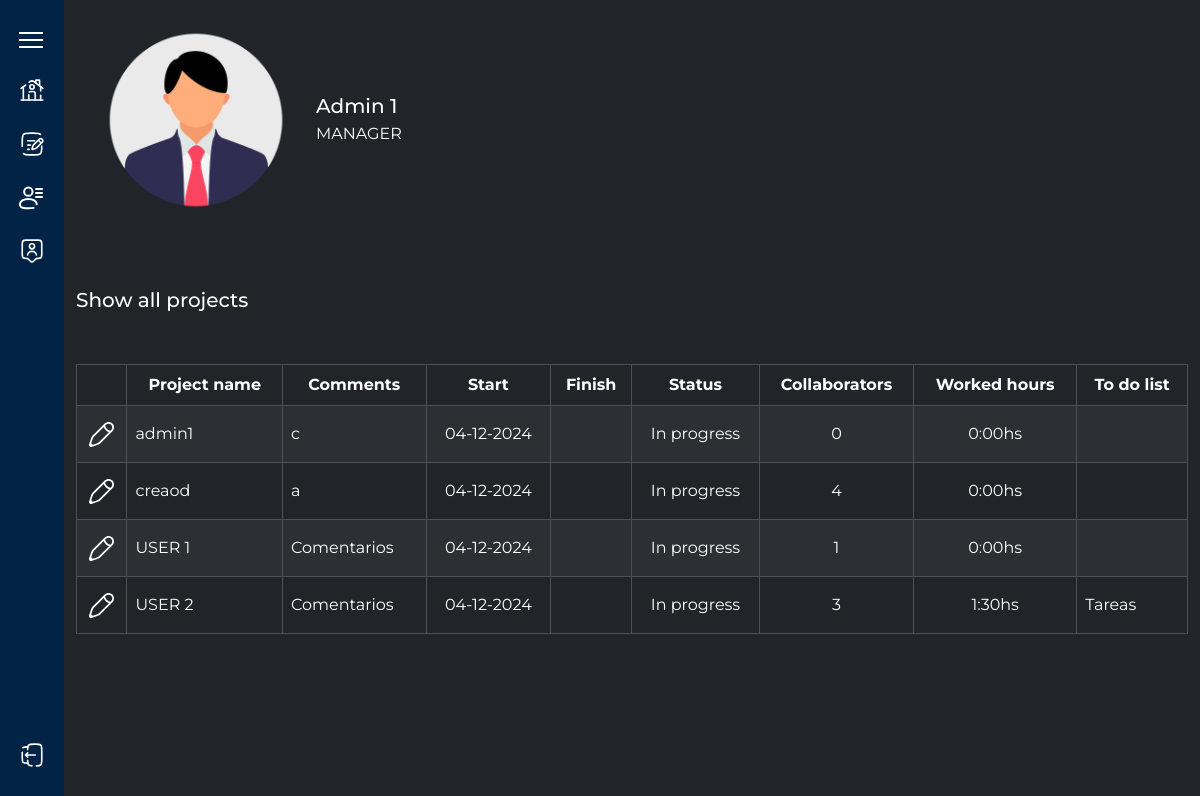
The page / on the database its author committed.
### tables this page shows
CREATE TABLE users (
                    id INTEGER PRIMARY KEY AUTOINCREMENT,
                    name TEXT NOT NULL,
                    last_name TEXT NOT NULL,
                    position TEXT NOT NULL,
                    email TEXT NOT NULL UNIQUE,
                    role BOOLEAN DEFAULT 1,  -- 1 means user, 0 means admin,
                    profile_picture TEXT
        );

CREATE TABLE projects (
                id INTEGER PRIMARY KEY AUTOINCREMENT,
                project_name TEXT NOT NULL,
                comments TEXT,
                start DATE NOT NULL DEFAULT CURRENT_DATE,
                finish DATE DEFAULT NULL,
                status BOOLEAN DEFAULT 1,  -- 1 means In Progress, 0 means Finished,
                worked_hours INTEGER DEFAULT 0,
                worked_minutes INTEGER DEFAULT 0,
                to_do_list TEXT,
                creator_id INTEGER NOT NULL,
                assigned_id INTEGER DEFAULT NULL,
                FOREIGN KEY(creator_id) REFERENCES users(id) ON DELETE CASCADE
            );

### src/app.py (the view)
@app.route('/')
def home():
    db = get_db_connection()
    email = "admin@example.com"
    project_service = ProjectService(db)
    user_service = UserService(db)
    user = user_service.get_user_by_email(email)
    users = user_service.get_all_users()
    all_projects = project_service.get_user_projects(user['id'], user['role'])
    print(all_projects)
    db.close()
    return render_template('home.html', page='home', all_projects=all_projects, users=users, user=user)

### src/app.py (called while the page is built)
def get_db_connection():
    conn = connect('database.db')
    conn.row_factory = sqlite3.Row
    return conn

### src/services/project_collaborators_service.py (called while the page is built)
    def get_all_projects_collaborators(self):
        cursor = self.db.cursor()
        cursor.execute('SELECT * FROM project_collaborators')
        return cursor.fetchall()

    def get_projects_collaborators_by_user(self, user_id):
        cursor = self.db.cursor()
        cursor.execute('SELECT * FROM project_collaborators WHERE collaborator_id = ?', (user_id,))
        return cursor.fetchall()

### src/services/project_service.py (called while the page is built)
    def get_projects_by_id(self, project_ids):
        cursor = self.db.cursor()
        if not project_ids:
            return []  # Retornar lista vacía si no hay IDs
        placeholders = ','.join('?' for _ in project_ids)
        query = f'SELECT * FROM projects WHERE id IN ({placeholders})'
        cursor = self.db.cursor()
        cursor.execute(query, project_ids)
        return cursor.fetchall()

    def get_projects_by_user(self, user_id):
        cursor = self.db.cursor()
        cursor.execute('SELECT * FROM projects WHERE creator_id = ?', (user_id,))
        return cursor.fetchall()

    def get_projects_assigned_to_user(self, user_id):
        cursor = self.db.cursor()
        cursor.execute('SELECT * FROM projects WHERE creator_id = ? AND assigned_id != ?', (user_id, user_id))
        return cursor.fetchall()

    def map_project_collaborators(self, projects, projects_collaborators):
        project_collaborators_map = {}
        for pc in projects_collaborators:
            project_id = pc['project_id']
            collaborator_id = pc['collaborator_id']
            if project_id not in project_collaborators_map:
                project_collaborators_map[project_id] = []
            project_collaborators_map[project_id].append(collaborator_id)
        for project in projects:
            project['collaborators'] = project_collaborators_map.get(project['id'], [])
        return projects

### src/services/user_service.py (called while the page is built)
    def get_all_users(self):
        cursor = self.db.cursor()
        cursor.execute('SELECT * FROM users')
        return cursor.fetchall()

    def get_user_by_email(self, email):
        cursor = self.db.cursor()
        cursor.execute('SELECT * FROM users WHERE email = ?', (email,))
        return cursor.fetchone()

### src/templates/home.html (shortened to what this page needs)
{% extends 'index.html' %}
{% block content_home %}
    {% block base_sidebar %}
        {% include "base_sidebar.html" %}
    {% endblock base_sidebar %}
    <div class="container-fluid">
        <div class="row align-items-center">
            <div class="col-md-6 d-flex align-items-center">
                <div class="profile-icon">
                    <img src="{{ url_for('static', filename='img/profile-img.png') }}" alt="" class="rounded-circle profile-img">
                </div>
                <div>
                    <div class="h5 mb-1">
                        {{ user.name ~ ' ' ~ user.last_name }}
                    </div>
                    <div>
                        {{ user.position }}
                    </div>
                </div>
            </div>
        </div>
    </div>
    <div class="container-fluid pt-5">
        <div class="row align-items-center">
            <div class="col-md-6 d-flex align-items-center">
                {% if page == 'home' %}
                    <div class="h5 mb-1">
                        Show all projects
                    </div>
                {% elif page == 'users' %}
                    <div class="h5 mb-1">
                        Show all users
                    </div>
                {% elif page == 'assigned_projects' %}
                    <div class="h5 mb-1">
                        Show all assigned projects
                    </div>
                {% endif %}
            </div>
        </div>
    </div>
    {% if page == 'home' %}
        {% block content_table %}
            {% include "table-projects.html" %}
        {% endblock content_table %}
    {% elif page == 'users' %}
        {% block content_table_user %}
            {% include "table-users.html" %}
        {% endblock content_table_user %}
    {% elif page == 'projects_user' %}
        {% block content_table_projects_user %}
            {% include "table-projects-user.html" %}
        {% endblock content_table_projects_user %}
    {% elif page == 'assigned_projects' %}
        {% block content_table_assigned_projects %}
            {% include "table-assigned-projects.html" %}
        {% endblock content_table_assigned_projects %}
    {% endif %}
{% endblock content_home %}

### src/templates/table-projects.html (shortened to what this page needs)
{% block content_table %}
    <div class="container-fluid py-5">
        <div class="row align-items-center">
            <div class="col-12 table-responsive">
                <table class="table table-bordered table-striped table-dark mx-auto bg-black">
                    <thead>
                        <tr>
                            <th scope="col"></th>
                            <th scope="col" class="text-center align-middle">Project name</th>
                            <th scope="col" class="text-center align-middle">Comments</th>
                            <th scope="col" class="text-center align-middle">Start</th>
                            <th scope="col" class="text-center align-middle">Finish</th>
                            <th scope="col" class="text-center align-middle">Status</th>
                            <th scope="col" class="text-center align-middle">Collaborators</th>
                            <th scope="col" class="text-center align-middle">Worked hours</th>
                            <th scope="col" class="text-center align-middle">To do list</th>
                        </tr>
                    </thead>
                    <tbody>
                        {% for project in all_projects %}
                                <tr>
                                    <td>
                                        <a href="#" class="text-primary fw-bold text-decoration-none" data-menu="{{ project.id }}" onclick="toggleMenu(event, '{{ project.id }}')">
                                            <div class="d-flex justify-content-center align-items-center align-middle" style="height: 2.5rem;">
                                                <img src="{{ url_for('static', filename='img/menu-icon.svg') }}" alt="">
                                            </div>
                                        </a>
                                    </td>
                                    <td class="align-middle">{{ project.project_name }}</td>
                                    <td class="align-middle">{{ project.comments }}</td>
                                    <td class="text-center align-middle">{{ project.start }}</td>
                                    <td class="text-center align-middle">
                                    </td>
                                    <td class="text-center align-middle">
                                        {% if project.status == 1 %}
                                            In progress
                                        {% elif project.status == 0 %}
                                            Finished
                                        {% else %}
                                            Unknown
                                        {% endif %}
                                    </td>
                                    <td class="text-center align-middle">{{ project.collaborators | length }}</td>
                                    <td class="text-center align-middle">
                                        {{ '%d:%02dhs' | format(project.worked_hours, project.worked_minutes) }}
                                    </td>
                                    <td class="align-middle">{{ project.to_do_list }}</td>
                                </tr>
                        {% endfor %}
                    </tbody>
                </table>
            </div>
        </div>
    </div>
{% endblock content_table %}

### src/static/css/style.css (style rules this page uses)
:root { --background-color: white; --background-color-sidebar: #012446; --text-title-color: #053D4E; --text-color: #32363B; --text-color-sidebar: #FFF; --icon-color: #32363B; --icon-menu-color: #707780; --menu-color: #FFF; --text-selected-color: #355CC0; --background-selected: #EBF0FF; --background-hover: #EBF0FF; --border-color: #E6E9ED; }
* { margin: 0; padding: 0; box-sizing: border-box; font-family: "Montserrat", sans-serif; }
body { width: 100%; height: 100vh; background-color: #212529; }
.profile-icon { display: flex; justify-content: center; align-items: center; }
.profile-img { width: 15rem; height: 15rem; }
.table { color: #0000; }
.table-dark { background-color: #000 !important; }

### rows shown on the page
users: name+last_name "Admin 1", position "MANAGER"
projects: project_name "admin1", comments "c", start "04-12-2024", status "In progress", collaborators|length "0", worked_hours+worked_minutes "0:00hs"
projects: project_name "creaod", comments "a", start "04-12-2024", status "In progress", collaborators|length "4", worked_hours+worked_minutes "0:00hs"
projects: project_name "USER 1", comments "Comentarios", start "04-12-2024", status "In progress", collaborators|length "1", worked_hours+worked_minutes "0:00hs"
projects: project_name "USER 2", comments "Comentarios", start "04-12-2024", status "In progress", collaborators|length "3", worked_hours+worked_minutes "1:30hs", to_do_list "Tareas"
